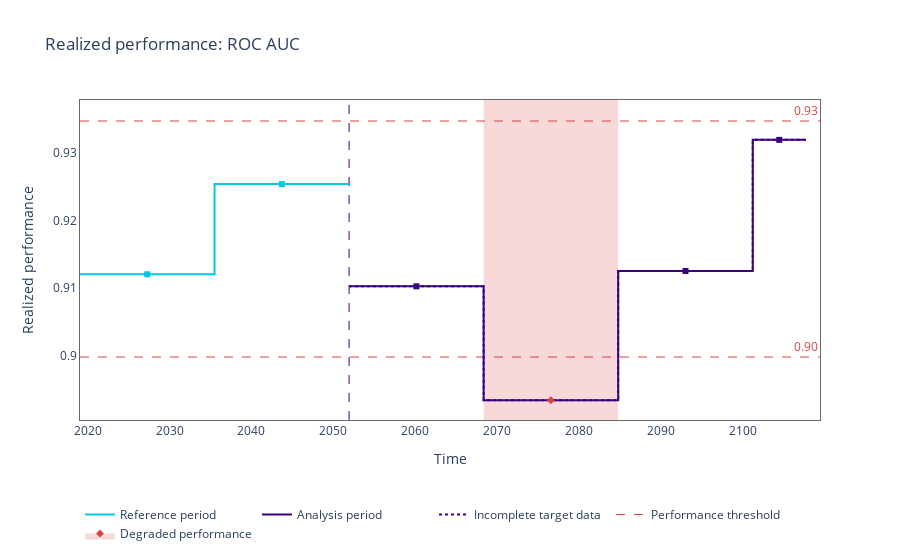
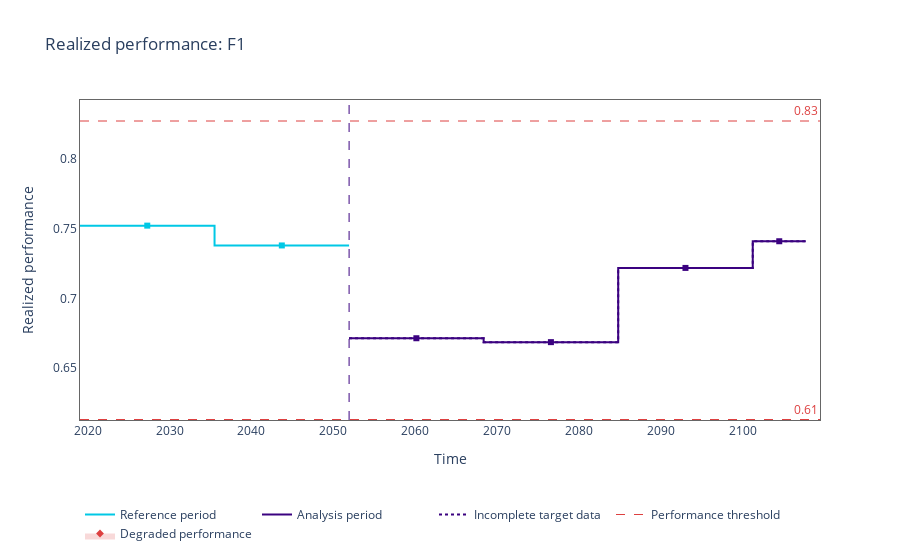

Notebook source saved alongside these figures, in order:
### Code cell
for metric in performance_calculator.metrics:
    figure = realized_performance.plot(kind='performance', metric=metric)
    figure.show()

### Figure 1 — Plotly figure (JSON) as saved in the notebook; plotly's stock layout.template omitted (floating-point values rounded to 4 significant figures)
{"data": [{"hoverinfo": "skip", "legendgroup": "1", "line": {"color": "#00c8e5", "shape": "hv", "width": 2}, "mode": "lines", "name": "Reference period", "type": "scatter", "x": ["2019-01-27T00:00:00", "2035-07-02T00:00:00", "2051-12-04T00:00:00"], "y": [0.9121, 0.9254, 0.9254]}, {"hoverinfo": "skip", "legendgroup": "1", "line": {"color": "#3b0280", "shape": "hv", "width": 2}, "mode": "lines", "name": "Analysis period", "type": "scatter", "x": ["2051-12-05T00:00:00", "2068-05-09T00:00:00", "2084-10-12T00:00:00", "2101-03-18T00:00:00", "2107-09-06T00:00:00"], "y": [0.9103, 0.8934, 0.9125, 0.9319, 0.9319]}, {"hoverinfo": "skip", "legendgroup": "1", "line": {"color": "#3b0280", "dash": "dot", "shape": "hv", "width": 2}, "mode": "lines", "name": "Incomplete target data", "type": "scatter", "x": ["2051-12-05T00:00:00", "2068-05-09T00:00:00", "2084-10-12T00:00:00", "2101-03-18T00:00:00", "2107-09-06T00:00:00"], "y": [0.9103, 0.8934, 0.9125, 0.9319, 0.9319]}, {"customdata": [["[0:5999]", "Jan-27-2019", "Jul-01-2035", "0.9121", "<b style=\"color:#00c8e5;line-height:60px\">Reference</b>", "", "Data: <span ><b>0.00% missing</b></span>  &nbsp; &nbsp;"], ["[6000:11999]", "Jul-02-2035", "Dec-04-2051", "0.9254", "<b style=\"color:#00c8e5;line-height:60px\">Reference</b>", "", "Data: <span ><b>0.00% missing</b></span>  &nbsp; &nbsp;"]], "hovertemplate": "%{customdata[4]} &nbsp; &nbsp; <span style=\"color:#AD0000\">%{customdata[5]}</span><br>Chunk: <b>%{customdata[0]}</b> &nbsp; &nbsp; From <b>%{customdata[1]}</b> to <b>%{customdata[2]}</b> &nbsp; &nbsp; <br>ROC AUC: <b>%{customdata[3]}</b>  &nbsp; &nbsp; %{customdata[6]} <extra></extra>", "marker": {"color": "#00c8e5", "size": 6, "symbol": "square"}, "mode": "markers", "name": "Reference", "showlegend": false, "type": "scatter", "x": ["2027-04-14T12:00:00", "2043-09-17T12:00:00"], "y": [0.9121, 0.9254]}, {"customdata": [["[12000:17999]", "Dec-05-2051", "May-08-2068", "0.9103", "<b style=\"color:#3b0280;line-height:60px\">Analysis</b>", "", "Data: <span ><b>0.00% missing</b></span>  &nbsp; &nbsp;"], ["[24000:29999]", "Oct-12-2084", "Mar-17-2101", "0.9125", "<b style=\"color:#3b0280;line-height:60px\">Analysis</b>", "", "Data: <span ><b>0.00% missing</b></span>  &nbsp; &nbsp;"], ["[30000:32363]", "Mar-18-2101", "Sep-06-2107", "0.9319", "<b style=\"color:#3b0280;line-height:60px\">Analysis</b>", "", "Data: <span ><b>0.00% missing</b></span>  &nbsp; &nbsp;"]], "hovertemplate": "%{customdata[4]} &nbsp; &nbsp; <span style=\"color:#AD0000\">%{customdata[5]}</span><br>Chunk: <b>%{customdata[0]}</b> &nbsp; &nbsp; From <b>%{customdata[1]}</b> to <b>%{customdata[2]}</b> &nbsp; &nbsp; <br>ROC AUC: <b>%{customdata[3]}</b>  &nbsp; &nbsp; %{customdata[6]} <extra></extra>", "marker": {"color": "#3b0280", "size": 6, "symbol": "square"}, "mode": "markers", "name": "No change", "showlegend": false, "type": "scatter", "x": ["2060-02-20T12:00:00", "2092-12-28T12:00:00", "2104-06-11T12:00:00"], "y": [0.9103, 0.9125, 0.9319]}, {"customdata": [["[18000:23999]", "May-09-2068", "Oct-11-2084", "0.8934", "<b style=\"color:#3b0280;line-height:60px\">Analysis</b>", "⚠ <b>Drift detected</b>", "Data: <span ><b>0.00% missing</b></span>  &nbsp; &nbsp;"]], "hovertemplate": "%{customdata[4]} &nbsp; &nbsp; <span style=\"color:#AD0000\">%{customdata[5]}</span><br>Chunk: <b>%{customdata[0]}</b> &nbsp; &nbsp; From <b>%{customdata[1]}</b> to <b>%{customdata[2]}</b> &nbsp; &nbsp; <br>ROC AUC: <b>%{customdata[3]}</b>  &nbsp; &nbsp; %{customdata[6]} <extra></extra>", "marker": {"color": "#DD4040", "size": 6, "symbol": "diamond"}, "mode": "markers", "name": "Change", "showlegend": false, "type": "scatter", "x": ["2076-07-25T12:00:00"], "y": [0.8934]}, {"legendgroup": "1", "line": {"color": "#DD4040", "dash": "dash", "width": 1}, "mode": "lines", "name": "Performance threshold", "type": "scatter", "x": [[1807704000000000000], [4242628800000000000]], "y": [null, null]}, {"line": {"color": "rgba(0,0,0,0)"}, "mode": "lines", "showlegend": false, "type": "scatter", "x": [[1807704000000000000], [4242628800000000000]], "y": [null, null]}, {"fill": "tonexty", "fillcolor": "rgba(0.8666666666666667, 0.25098039215686274, 0.25098039215686274, 0.2)", "legendgroup": "1", "line": {"color": "rgba(0,0,0,0)"}, "marker": {"color": "#DD4040", "size": 6, "symbol": "diamond"}, "mode": "lines+markers", "name": "Degraded performance", "type": "scatter", "x": [[1807704000000000000], [4242628800000000000]], "y": [null, null]}], "layout": {"annotations": [{"font": {"color": "#DD4040"}, "showarrow": false, "text": "0.90", "x": 1, "xanchor": "right", "xref": "x domain", "y": 0.8998, "yanchor": "bottom", "yref": "y"}, {"font": {"color": "#DD4040"}, "showarrow": false, "text": "0.93", "x": 1, "xanchor": "right", "xref": "x domain", "y": 0.9347, "yanchor": "bottom", "yref": "y"}], "hoverlabel": {"bgcolor": "white", "font": {"size": 14}}, "legend": {"itemclick": false, "itemdoubleclick": false, "orientation": "h", "traceorder": "normal", "x": 0, "xanchor": "left", "y": -0.25, "yanchor": "top"}, "paper_bgcolor": "rgba(255,255,255,1)", "plot_bgcolor": "rgba(255,255,255,1)", "shapes": [{"layer": "below", "line": {"color": "#DD4040", "dash": "dash", "width": 1}, "type": "line", "x0": 0, "x1": 1, "xref": "x domain", "y0": 0.8998, "y1": 0.8998, "yref": "y"}, {"layer": "below", "line": {"color": "#DD4040", "dash": "dash", "width": 1}, "type": "line", "x0": 0, "x1": 1, "xref": "x domain", "y0": 0.9347, "y1": 0.9347, "yref": "y"}, {"layer": "below", "line": {"color": "#3b0280", "dash": "dash", "width": 1}, "type": "line", "x0": "2051-12-05T00:00:00", "x1": "2051-12-05T00:00:00", "xref": "x", "y0": 0, "y1": 1, "yref": "y domain"}, {"fillcolor": "#DD4040", "layer": "below", "line": {"width": 0}, "opacity": 0.2, "type": "rect", "x0": "2068-05-09T00:00:00", "x1": "2084-10-11T00:00:00", "xref": "x", "y0": 0, "y1": 1, "yref": "y domain"}], "title": {"text": "Realized performance: ROC AUC"}, "xaxis": {"linecolor": "#666666", "mirror": true, "showgrid": false, "title": {"text": "Time"}, "zeroline": false}, "yaxis": {"linecolor": "#666666", "mirror": true, "showgrid": false, "title": {"text": "Realized performance"}, "zeroline": false}}}

### Figure 2 — Plotly figure (JSON) as saved in the notebook; plotly's stock layout.template omitted (floating-point values rounded to 4 significant figures)
{"data": [{"hoverinfo": "skip", "legendgroup": "1", "line": {"color": "#00c8e5", "shape": "hv", "width": 2}, "mode": "lines", "name": "Reference period", "type": "scatter", "x": ["2019-01-27T00:00:00", "2035-07-02T00:00:00", "2051-12-04T00:00:00"], "y": [0.7523, 0.738, 0.738]}, {"hoverinfo": "skip", "legendgroup": "1", "line": {"color": "#3b0280", "shape": "hv", "width": 2}, "mode": "lines", "name": "Analysis period", "type": "scatter", "x": ["2051-12-05T00:00:00", "2068-05-09T00:00:00", "2084-10-12T00:00:00", "2101-03-18T00:00:00", "2107-09-06T00:00:00"], "y": [0.6714, 0.6686, 0.7219, 0.741, 0.741]}, {"hoverinfo": "skip", "legendgroup": "1", "line": {"color": "#3b0280", "dash": "dot", "shape": "hv", "width": 2}, "mode": "lines", "name": "Incomplete target data", "type": "scatter", "x": ["2051-12-05T00:00:00", "2068-05-09T00:00:00", "2084-10-12T00:00:00", "2101-03-18T00:00:00", "2107-09-06T00:00:00"], "y": [0.6714, 0.6686, 0.7219, 0.741, 0.741]}, {"customdata": [["[0:5999]", "Jan-27-2019", "Jul-01-2035", "0.7523", "<b style=\"color:#00c8e5;line-height:60px\">Reference</b>", "", "Data: <span ><b>0.00% missing</b></span>  &nbsp; &nbsp;"], ["[6000:11999]", "Jul-02-2035", "Dec-04-2051", "0.7380", "<b style=\"color:#00c8e5;line-height:60px\">Reference</b>", "", "Data: <span ><b>0.00% missing</b></span>  &nbsp; &nbsp;"]], "hovertemplate": "%{customdata[4]} &nbsp; &nbsp; <span style=\"color:#AD0000\">%{customdata[5]}</span><br>Chunk: <b>%{customdata[0]}</b> &nbsp; &nbsp; From <b>%{customdata[1]}</b> to <b>%{customdata[2]}</b> &nbsp; &nbsp; <br>F1: <b>%{customdata[3]}</b>  &nbsp; &nbsp; %{customdata[6]} <extra></extra>", "marker": {"color": "#00c8e5", "size": 6, "symbol": "square"}, "mode": "markers", "name": "Reference", "showlegend": false, "type": "scatter", "x": ["2027-04-14T12:00:00", "2043-09-17T12:00:00"], "y": [0.7523, 0.738]}, {"customdata": [["[12000:17999]", "Dec-05-2051", "May-08-2068", "0.6714", "<b style=\"color:#3b0280;line-height:60px\">Analysis</b>", "", "Data: <span ><b>0.00% missing</b></span>  &nbsp; &nbsp;"], ["[18000:23999]", "May-09-2068", "Oct-11-2084", "0.6686", "<b style=\"color:#3b0280;line-height:60px\">Analysis</b>", "", "Data: <span ><b>0.00% missing</b></span>  &nbsp; &nbsp;"], ["[24000:29999]", "Oct-12-2084", "Mar-17-2101", "0.7219", "<b style=\"color:#3b0280;line-height:60px\">Analysis</b>", "", "Data: <span ><b>0.00% missing</b></span>  &nbsp; &nbsp;"], ["[30000:32363]", "Mar-18-2101", "Sep-06-2107", "0.7410", "<b style=\"color:#3b0280;line-height:60px\">Analysis</b>", "", "Data: <span ><b>0.00% missing</b></span>  &nbsp; &nbsp;"]], "hovertemplate": "%{customdata[4]} &nbsp; &nbsp; <span style=\"color:#AD0000\">%{customdata[5]}</span><br>Chunk: <b>%{customdata[0]}</b> &nbsp; &nbsp; From <b>%{customdata[1]}</b> to <b>%{customdata[2]}</b> &nbsp; &nbsp; <br>F1: <b>%{customdata[3]}</b>  &nbsp; &nbsp; %{customdata[6]} <extra></extra>", "marker": {"color": "#3b0280", "size": 6, "symbol": "square"}, "mode": "markers", "name": "No change", "showlegend": false, "type": "scatter", "x": ["2060-02-20T12:00:00", "2076-07-25T12:00:00", "2092-12-28T12:00:00", "2104-06-11T12:00:00"], "y": [0.6714, 0.6686, 0.7219, 0.741]}, {"customdata": [], "hovertemplate": "%{customdata[4]} &nbsp; &nbsp; <span style=\"color:#AD0000\">%{customdata[5]}</span><br>Chunk: <b>%{customdata[0]}</b> &nbsp; &nbsp; From <b>%{customdata[1]}</b> to <b>%{customdata[2]}</b> &nbsp; &nbsp; <br>F1: <b>%{customdata[3]}</b>  &nbsp; &nbsp; %{customdata[6]} <extra></extra>", "marker": {"color": "#DD4040", "size": 6, "symbol": "diamond"}, "mode": "markers", "name": "Change", "showlegend": false, "type": "scatter", "x": [], "y": []}, {"legendgroup": "1", "line": {"color": "#DD4040", "dash": "dash", "width": 1}, "mode": "lines", "name": "Performance threshold", "type": "scatter", "x": [[1807704000000000000], [4242628800000000000]], "y": [null, null]}, {"line": {"color": "rgba(0,0,0,0)"}, "mode": "lines", "showlegend": false, "type": "scatter", "x": [[1807704000000000000], [4242628800000000000]], "y": [null, null]}, {"fill": "tonexty", "fillcolor": "rgba(0.8666666666666667, 0.25098039215686274, 0.25098039215686274, 0.2)", "legendgroup": "1", "line": {"color": "rgba(0,0,0,0)"}, "marker": {"color": "#DD4040", "size": 6, "symbol": "diamond"}, "mode": "lines+markers", "name": "Degraded performance", "type": "scatter", "x": [[1807704000000000000], [4242628800000000000]], "y": [null, null]}], "layout": {"annotations": [{"font": {"color": "#DD4040"}, "showarrow": false, "text": "0.61", "x": 1, "xanchor": "right", "xref": "x domain", "y": 0.6131, "yanchor": "bottom", "yref": "y"}, {"font": {"color": "#DD4040"}, "showarrow": false, "text": "0.83", "x": 1, "xanchor": "right", "xref": "x domain", "y": 0.8274, "yanchor": "bottom", "yref": "y"}], "hoverlabel": {"bgcolor": "white", "font": {"size": 14}}, "legend": {"itemclick": false, "itemdoubleclick": false, "orientation": "h", "traceorder": "normal", "x": 0, "xanchor": "left", "y": -0.25, "yanchor": "top"}, "paper_bgcolor": "rgba(255,255,255,1)", "plot_bgcolor": "rgba(255,255,255,1)", "shapes": [{"layer": "below", "line": {"color": "#DD4040", "dash": "dash", "width": 1}, "type": "line", "x0": 0, "x1": 1, "xref": "x domain", "y0": 0.6131, "y1": 0.6131, "yref": "y"}, {"layer": "below", "line": {"color": "#DD4040", "dash": "dash", "width": 1}, "type": "line", "x0": 0, "x1": 1, "xref": "x domain", "y0": 0.8274, "y1": 0.8274, "yref": "y"}, {"layer": "below", "line": {"color": "#3b0280", "dash": "dash", "width": 1}, "type": "line", "x0": "2051-12-05T00:00:00", "x1": "2051-12-05T00:00:00", "xref": "x", "y0": 0, "y1": 1, "yref": "y domain"}], "title": {"text": "Realized performance: F1"}, "xaxis": {"linecolor": "#666666", "mirror": true, "showgrid": false, "title": {"text": "Time"}, "zeroline": false}, "yaxis": {"linecolor": "#666666", "mirror": true, "showgrid": false, "title": {"text": "Realized performance"}, "zeroline": false}}}
